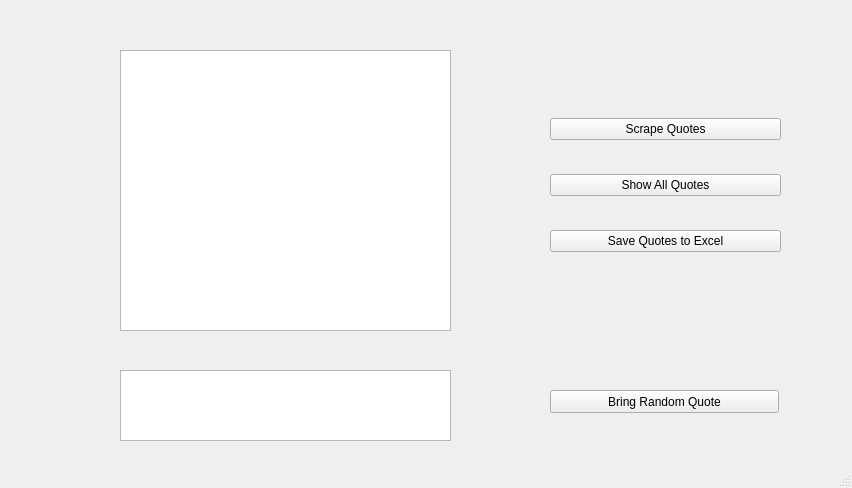
<?xml version="1.0" encoding="UTF-8"?>
<ui version="4.0">
 <class>MainWindow</class>
 <widget class="QMainWindow" name="MainWindow">
  <property name="geometry">
   <rect>
    <x>0</x>
    <y>0</y>
    <width>852</width>
    <height>488</height>
   </rect>
  </property>
  <property name="windowTitle">
   <string>MainWindow</string>
  </property>
  <widget class="QWidget" name="centralwidget">
   <widget class="QTableView" name="table_datas">
    <property name="geometry">
     <rect>
      <x>120</x>
      <y>50</y>
      <width>331</width>
      <height>281</height>
     </rect>
    </property>
   </widget>
   <widget class="QWidget" name="verticalLayoutWidget">
    <property name="geometry">
     <rect>
      <x>550</x>
      <y>90</y>
      <width>231</width>
      <height>191</height>
     </rect>
    </property>
    <layout class="QVBoxLayout" name="verticalLayout">
     <item>
      <widget class="QPushButton" name="btn_scrapeQuotes">
       <property name="text">
        <string>Scrape Quotes</string>
       </property>
      </widget>
     </item>
     <item>
      <widget class="QPushButton" name="btn_showAllQuotes">
       <property name="text">
        <string>Show All Quotes</string>
       </property>
      </widget>
     </item>
     <item>
      <widget class="QPushButton" name="btn_saveToExcel">
       <property name="text">
        <string>Save Quotes to Excel</string>
       </property>
      </widget>
     </item>
    </layout>
   </widget>
   <widget class="QTextBrowser" name="textarea_random">
    <property name="geometry">
     <rect>
      <x>120</x>
      <y>370</y>
      <width>331</width>
      <height>71</height>
     </rect>
    </property>
   </widget>
   <widget class="QPushButton" name="btn_randomQuote">
    <property name="geometry">
     <rect>
      <x>550</x>
      <y>390</y>
      <width>229</width>
      <height>23</height>
     </rect>
    </property>
    <property name="text">
     <string>Bring Random Quote</string>
    </property>
   </widget>
  </widget>
  <widget class="QStatusBar" name="statusbar"/>
 </widget>
 <resources/>
 <connections/>
</ui>
